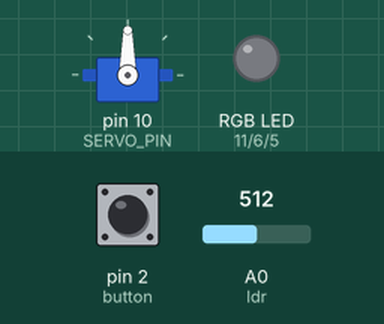
This sketch was run on a simulated Arduino Uno, built with avr-gcc and run on an emulated ATmega328P. On the bench: servo, an RGB LED mixed from three pins (HIGH = lit). Dashed ring = blinking. Inputs (shaded band) come from the test bench; at power-on: A0 (ldr) = 512, pin 2 (button) LOW. Dim RGB values are drawn brighter than linear; what the sketch prints to the serial monitor is not drawn.

Above: at 1.7 s.
1.8 s: A0 (ldr) set to 904
3.3 s: A0 (ldr) set to 928
At 3.7 s:
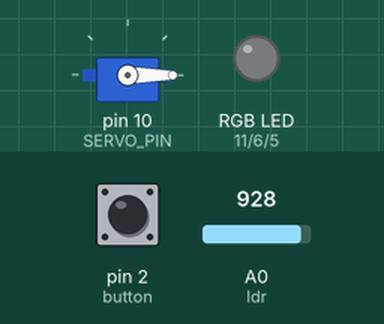
6.3 s: pin 2 (button) pulled HIGH for 0.15 s
At 9.3 s:
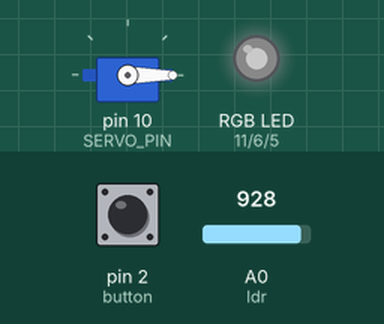
9.4 s: pin 2 (button) pulled HIGH for 0.15 s
At 10.6 s:
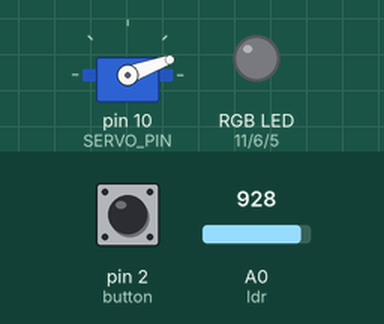
12.5 s: pin 2 (button) pulled HIGH for 3.2 s
At 16.3 s:
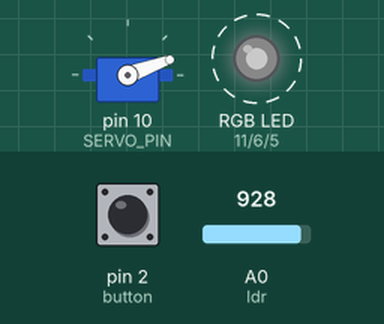
Timing chart, 0 to 19.6 s (numbered marks = the images above; inputs shaded):
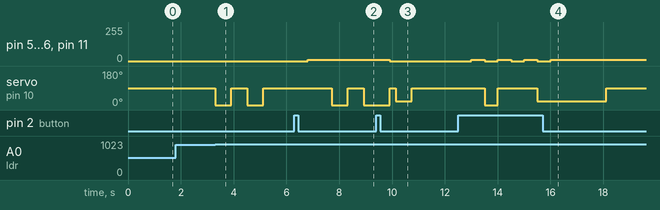

The sketch:

a4s_2023.3.31.ino
```cpp
#include <Servo.h>

#define ldr A0 //光敏
#define button 2 //按鈕
#define LED_R 11 //LED R
#define LED_G 6 //LED G
#define LED_B 5 //LED B
#define SERVO_PIN 10 //伺服馬達腳位

Servo myservo;

bool LEDState = false;
bool servoState = false;
bool servoStart = false;
long servoStartTime;
int servoDuration = 600;
int priority[9] = {1,1,2,1,3,4,2,3,1};
int order=0;

void setup() {
  // put your setup code here, to run once:
  Serial.begin(9600);
  pinMode(button,INPUT);
  pinMode(LED_R,OUTPUT);
  pinMode(LED_G,OUTPUT);
  pinMode(LED_B,OUTPUT);
  initServo();
}

void loop() {
  // put your main code here, to run repeatedly:
  if(digitalRead(button)){
    LEDState = !LEDState;
    delay(500);
  }
  if(LEDState) LED(10,10,10);
  else LED(0,0,0);
  int ldrValue=analogRead(ldr);
  Serial.println(ldrValue);
  if(ldrValue>920) servoStart = true;
  if(servoStart){
    if(!servoState) {
      servoState = true;
      servoStartTime = millis();
    }
    servoMove();
  }
}

void LED(int R,int G,int B){
  analogWrite(LED_R,R);
  analogWrite(LED_G,G);
  analogWrite(LED_B,B);
}

void initServo() {
  myservo.attach(SERVO_PIN);
  myservo.write(90); //初使角度
  delay(500);
}

void setServo(int Position_angle) {
  myservo.attach(SERVO_PIN);
  myservo.write(Position_angle);
}

void servoMove(){
  switch(priority[order]){
    case 1:
      if(millis() - servoStartTime > servoDuration){
        setServo(90);
        if(millis() - servoStartTime > 2*servoDuration){
          servoState = false;
          servoStart = false;
          order++;
          myservo.detach();
        }
      }
      else{
        setServo(0);
      }
      break;
  case 2:
    if(millis() - servoStartTime > 2000){
      if(millis() - servoStartTime > servoDuration+2000){
        setServo(90);
        if(millis() - servoStartTime > 2*servoDuration+2000){
          servoState = false;
          servoStart = false;
          order++;
          myservo.detach();
        }
      }
      else{
         setServo(0);
      }
    }
    break;
  case 3:
    if(millis() - servoStartTime > servoDuration){
      if(millis() - servoStartTime > 2*servoDuration+2000){
        if(millis() - servoStartTime > 3*servoDuration+2000){
          setServo(90);
          if(millis() - servoStartTime > 4*servoDuration+2000){
            servoState = false;
            servoStart = false;
            order++;
            myservo.detach();
          }
        }
        else{
          setServo(0);
        }
      }
      else{
        setServo(90);
      }
    }
    else{
       setServo(20);
    }
    break;
  case 4:
    if(millis() - servoStartTime > servoDuration+2000){
      if(millis() - servoStartTime > 2*servoDuration+4000){
        if(millis() - servoStartTime > 3*servoDuration+4000){
          setServo(90);
          if(millis() - servoStartTime > 4*servoDuration+4000){
            servoState = false;
            servoStart = false;
            order++;
            myservo.detach();
          }
        }
        else{
          setServo(0);
        }
      }
      else{
        setServo(90);
      }
    }
    else{
       setServo(20);
    }
    break;
  }
}
```

Measured:
- the behaviour switches between 920 and 921 on A0 (ldr) (found by bisection; images 0 and 1)
- after the input at 3.3 s, servo on pin 10 (SERVO_PIN): alternates 90° for 0.60 s and 0° for 0.60 s, 4 changes in all, then stays 90°, starting at once
- after the input at 6.3 s, pin 5 (LED_B), pin 6 (LED_G), pin 11 (LED_R): 0/255 → 10/255 after 0.50 s
- after the input at 9.4 s, pin 5 (LED_B), pin 6 (LED_G), pin 11 (LED_R): 10/255 → 0/255 after 0.50 s
- after the input at 12.5 s, pin 5 (LED_B), pin 6 (LED_G), pin 11 (LED_R): alternates 10/255 for 0.50 s and 0/255 for 0.50 s, 7 changes in all, then stays 10/255, starting after 0.50 s
